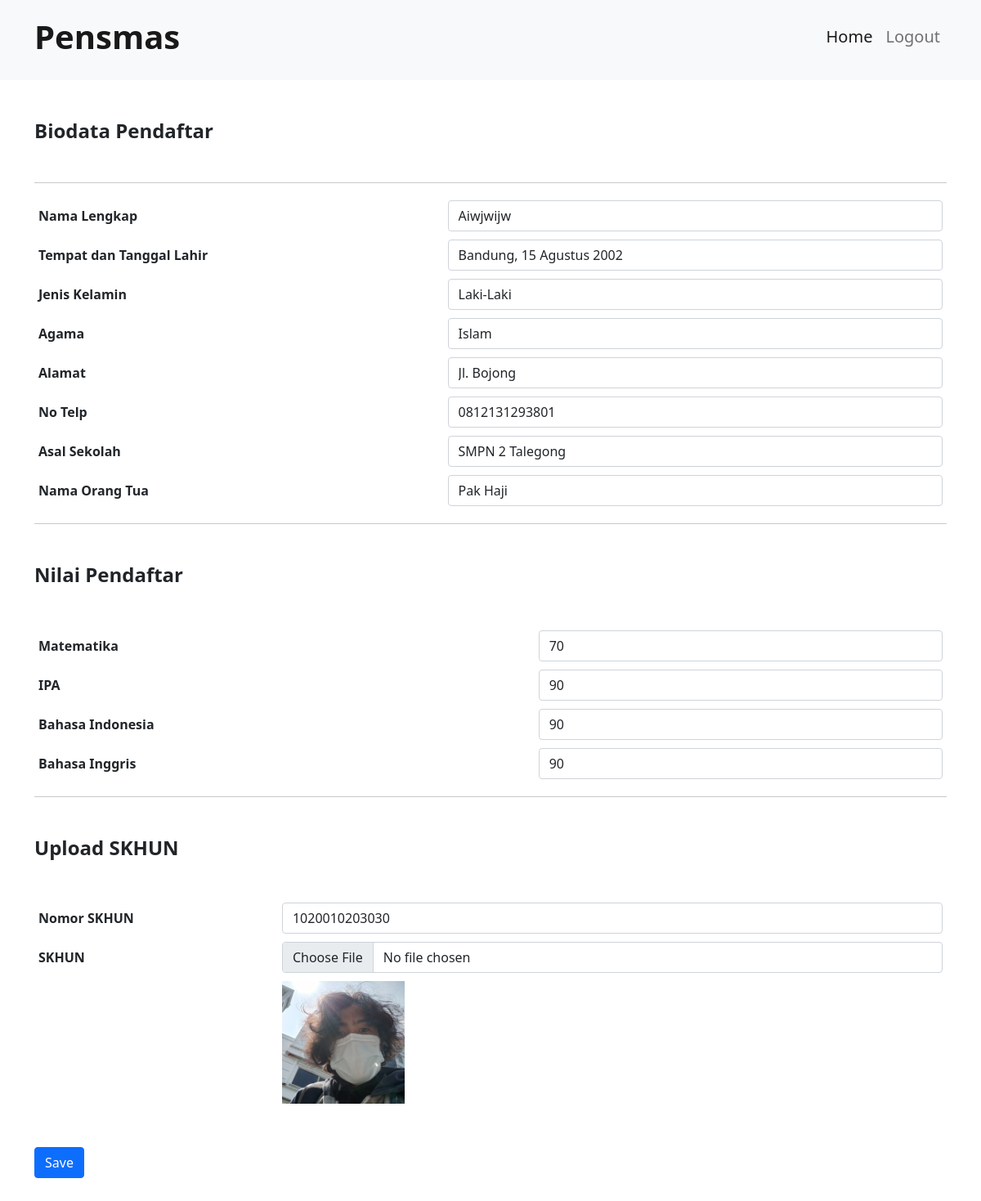
/pendaftar/biodata.php (signed in), run on the app's committed database.
### tables this page shows
CREATE TABLE `pendaftar` (
  `nisn` varchar(10) NOT NULL,
  `no_pendaftar` varchar(20) NOT NULL,
  `nama_lengkap` varchar(50) NOT NULL,
  `ttl` varchar(30) DEFAULT NULL,
  `jenis_kelamin` enum('Laki-Laki','Perempuan') DEFAULT NULL,
  `agama` varchar(20) DEFAULT NULL,
  `alamat` varchar(100) DEFAULT NULL,
  `no_telp` varchar(15) DEFAULT NULL,
  `email` varchar(50) NOT NULL,
  `password` varchar(30) NOT NULL,
  `asal_sekolah` varchar(50) DEFAULT NULL,
  `nama_orangtua` varchar(50) DEFAULT NULL
);

CREATE TABLE `nilai` (
  `id_nilai` varchar(20) NOT NULL,
  `nisn` varchar(30) NOT NULL,
  `matematika` varchar(5) DEFAULT NULL,
  `IPA` varchar(5) DEFAULT NULL,
  `b_inggris` varchar(5) DEFAULT NULL,
  `b_indonesia` varchar(5) DEFAULT NULL,
  `rata_nilai` varchar(50) DEFAULT NULL
);

CREATE TABLE `skhun` (
  `nisn` varchar(20) NOT NULL,
  `no_skhun` varchar(30) NOT NULL,
  `foto_skhun` varchar(20) DEFAULT NULL
);

### pendaftar/biodata.php (the view, shortened to what this page needs)
<?php
	$db = dbConnect();
	$sesi = $_SESSION['nisn'];
	$selectPendaftar = "SELECT * FROM pendaftar WHERE nisn = '$sesi'";
	$executePendaftar = $db->query($selectPendaftar);
	$assoc = $executePendaftar->fetch_assoc();
	$selectSkhun = "SELECT * FROM skhun WHERE nisn = '$sesi'";
	$executeskhun = $db->query($selectSkhun);
	$assocskhun = $executeskhun->fetch_assoc();
	$selectNilai = "SELECT * FROM nilai WHERE nisn = '$sesi'";
	$executeNilai = $db->query($selectNilai);
	$assocNilai = $executeNilai->fetch_assoc();
  if (empty($assocskhun['foto_skhun'])) {
	$img = "doc.png";
  }else{
	$img = $assocskhun["foto_skhun"];
  }
?>
<!DOCTYPE html>
<html>
<head>
	<link href="https://cdn.jsdelivr.net/npm/bootstrap@5.0.2/dist/css/bootstrap.min.css" rel="stylesheet">
</head>
<body>
	<nav class="navbar navbar-expand-lg navbar-light bg-light pt-3 pb-3">
	  <div class="container">
	    <a class="navbar-brand" href="#">
	      <h1>
	        <b>Pensmas</b>
	      </h1>
	    </a>
	    <div class="collapse navbar-collapse" id="navbarSupportedContent">
	      <ul class="navbar-nav ms-auto mb-2 mb-lg-0">
	        <li class="nav-item">
	          <a class="nav-link active" aria-current="page" href="index.php"><h5>Home</h5></a>
	        </li>
	        <li class="nav-item">
	          <a class="nav-link" href="logout.php"><h5>Logout</h5></a>
	        </li>
	      </ul>
	    </div>
	  </div>
	</nav>
	<div class="container mt-5 mb-5">
		<div class="mt-5 mb-5">
			<h4>
				<b>Biodata Pendaftar</b>
			</h4>
		</div>
		<hr>
		<form action="" method="POST" enctype="multipart/form-data">
			<table cellpadding="5" width="100%">
			 	<tr>
			 		<th>Nama Lengkap</th>
			 		<td><input type="text" class="form-control" name="namaPendaftar" placeholder="Nama Lengkap" value="<?= $assoc['nama_lengkap']?>" required></td>
			 	</tr>
			 	<tr>
			 		<th>Tempat dan Tanggal Lahir</th>
			 		<td><input type="text" class="form-control" name="ttl" placeholder="Example : Bandung, 15 Agustus 2002" value="<?= $assoc['ttl']?>" required></td>
			 	</tr>
			 	<tr>
			 		<th>Jenis Kelamin</th>
			 		<td>
  						<select name="jk" class="form-control">
							<option value="<?= $assoc['jenis_kelamin']?>"><?= $assoc['jenis_kelamin']?></option>
						</select>
					</td>
			 	</tr>
			 	<tr>
			 		<th>Agama</th>
			 		<td><input type="text" class="form-control" name="agama" placeholder="Agama" value="<?= $assoc['agama']?>" required></td>
			 	</tr>
			 	<tr>
			 		<th>Alamat</th>
			 		<td>
			 			<input type="text" name="alamat" value="<?= $assoc['alamat']?>" class="form-control" placeholder="Alamat" required>
			 		</td>
			 	</tr>
			 	<tr>
			 		<th>No Telp</th>
			 		<td><input type="text" class="form-control" name="noTelp" placeholder="No Telpon (Whatsapp)" value="<?= $assoc['no_telp']?>" required></td>
			 	</tr>
			 	<tr>
			 		<th>Asal Sekolah</th>
			 		<td><input type="text" class="form-control" name="asalSekolah" placeholder="Asal Sekolah (SMPN 15 Papua Barat)" value="<?= $assoc['asal_sekolah']?>" required></td>
			 	</tr>
			 	<tr>
			 		<th>Nama Orang Tua</th>
			 		<td><input type="text" class="form-control" name="namaOrtu" placeholder="Nama Ayah / Ibu" value="<?= $assoc['nama_orangtua']?>" required></td>
			 	</tr>
			</table>
			<hr>
			<div class="mt-5 mb-5">
				<h4>
					<b>Nilai Pendaftar</b>
				</h4>
			</div>
			<table cellpadding="5" width="100%">
				<tr>
			 		<th>Matematika</th>
			 		<td><input type="number" max="100" min="0" class="form-control" name="matematika" placeholder="Matematika" value="<?= $assocNilai['matematika']?>" required></td>
			 	</tr>
			 	<tr>
			 		<th>IPA</th>
			 		<td><input type="number" max="100" min="0" class="form-control" name="ipa" placeholder="IPA" value="<?= $assocNilai['IPA']?>" required></td>
			 	</tr>
			 	<tr>
			 		<th>Bahasa Indonesia</th>
			 		<td><input type="number" max="100" min="0" class="form-control" name="bindo" value="<?= $assocNilai['b_indonesia']?>" placeholder="B Indonesia" required></td>
			 	</tr>
			 	<tr>
			 		<th>Bahasa Inggris</th>
			 		<td><input type="number" max="100" min="0" class="form-control" name="binggris" value="<?= $assocNilai['b_inggris']?>" placeholder="B Inggris" required></td>
			 	</tr>
			</table>
			<hr>
			<div class="mt-5 mb-5">
				<h4>
					<b>Upload SKHUN</b>
				</h4>
			</div>
			<table cellpadding="5" width="100%">
				<tr>
			 		<th>Nomor SKHUN</th>
			 		<td><input type="number" class="form-control" name="no_skhun" value="<?= $assocskhun["no_skhun"] ?>"" placeholder="Nomor SKHUN" required></td>
			 	</tr>
				<tr>
			 		<th>SKHUN</th>
			 		<td><input type="file" class="form-control" name="file" placeholder="SKHUN"></td>
			 	</tr>
			 	<tr>
			 		<td></td>
			 		<td><img src="skhun/<?= $img;?>" width="150px"></td>
			 	</tr>
			</table>
			<div class="mt-5 mb-5">
				<button name="save" type="submit" class="btn btn-primary">Save</button>
			</div>
		</form>
	</div>
</body>
</html>

### data on the page
pendaftar: namaPendaftar "Aiwjwijw", ttl "Bandung, 15 Agustus 2002", jk "Laki-Laki", agama "Islam", alamat "Jl. Bojong", noTelp "0812131293801", asalSekolah "SMPN 2 Talegong", namaOrtu "Pak Haji"
nilai: matematika "70", ipa "90", bindo "90", binggris "90"
skhun: no_skhun "1020010203030", foto_skhun (picture)
